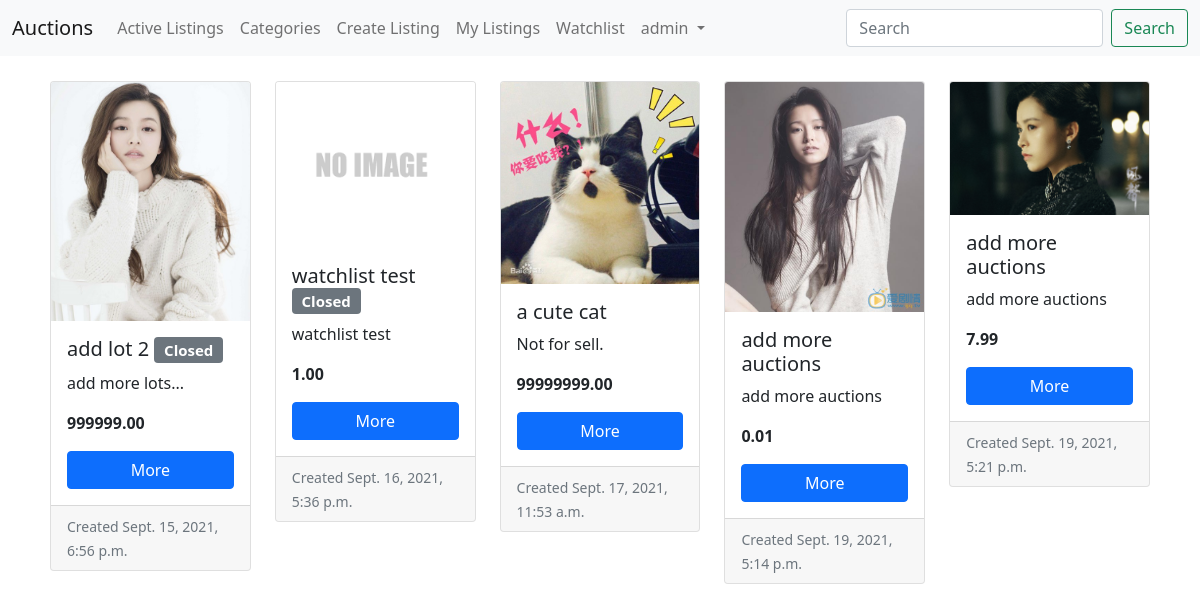
Screenshot of / (signed in) with the database file from the repository.
### auctions/models.py (models this page shows, shortened)
class User(AbstractUser):
    pass

class Lot(models.Model):
    seller = models.ForeignKey(
        User, on_delete=models.CASCADE, related_name="auction_lots")
    buyer = models.ForeignKey(
        User, on_delete=models.SET_NULL, related_name="purchased_lot", null=True)
    active = models.BooleanField(default=True)
    title = models.CharField(max_length=64)
    description = models.TextField()
    bid = MoneyField(max_digits=10, decimal_places=2,
                     default_currency='USD', validators=[
                         MinMoneyValidator(Decimal('0.01')),
                     ])
    image = models.ImageField(upload_to='lot_images/', null=True, blank=True)
    category = models.CharField(max_length=32, null=True, blank=True)
    add_date = models.DateTimeField(auto_now_add=True)

### auctions/views.py (the view)
# urls.py: path("", views.index, name="index"),
def index(request):
    listing = Lot.objects.all()
    return render(request, "auctions/index.html", {
        'listing': listing,
    })

### auctions/templates/auctions/index.html
{% extends "auctions/layout.html" %}
{% load static %}
{% block body %}
<div class="row row-cols-lg-5 row-cols-md-3 row-cols-sm-2 g-4" data-masonry='{"percentPosition": true }'>
    {% for lot in listing %}
    <div class="col">
        <div class="card ">
            <img src="{% if lot.image %}{{ lot.image.url }}{% else %}{% static 'auctions/images/lot_default_pic.png' %}{% endif %}"
                class="card-img-top" alt="Lot's picture">
            <div class="card-body">
                <h5 class="card-title">{{ lot.title }}
                    {% if not lot.active %}
                    <span class="badge bg-secondary">Closed</span>
                    {% endif %}
                </h5>
                <p class="card-text">
                    {% if lot.description|length <= 100 %}{{ lot.description }}{% else %}{{ lot.description|slice:"100" }}...{% endif %}
                </p>
                <p class="card-text">
                    <strong>
                        {{ lot.bid }}
                    </strong>
                </p>
                <div class="d-grid gap-2">
                    <a href="{% url 'lot_detail' lot.pk %}" class="btn btn-primary ">More</a>
                </div>
            </div>
            <div class="card-footer">
                <small class="text-muted">Created {{ lot.add_date }}</small>
            </div>
        </div>
    </div>
    {% endfor %}
    {% endblock %}

### auctions/templates/auctions/layout.html (shortened to what this page needs)
{% load static %}
<!DOCTYPE html>
<html lang="en">
<head>
    <link href="https://cdn.jsdelivr.net/npm/bootstrap@5.1.1/dist/css/bootstrap.min.css" rel="stylesheet"
>
    <link href="{% static 'auctions/styles.css' %}" rel="stylesheet">
</head>
<body>
    <nav class="navbar navbar-expand-lg navbar-light bg-light">
        <div class="container-fluid">
            <a class="navbar-brand" href="{% url 'index' %}">Auctions</a>
            <div class="collapse navbar-collapse" id="navbarSupportedContent">
                <ul class="navbar-nav me-auto mb-2 mb-lg-0">
                    {% with url_name=request.resolver_match.url_name %}
                    <li class="nav-item">
                        <a class="nav-link {% if url_name == 'active_listings' %}active{% endif %}" aria-current="page"
                            href="{% url 'active_listings' %}">Active Listings</a>
                    </li>
                    <li class="nav-item">
                        <a class="nav-link {% if url_name == 'categories' %}active{% endif %}" aria-current="page"
                            href="{% url 'categories' %}">Categories</a>
                    </li>
                    {% if user.is_authenticated %}
                    <li class="nav-item">
                        <a class="nav-link {% if url_name == 'create_listing' %}active{% endif %}" aria-current="page"
                            href="{% url 'create_listing' %}">Create Listing</a>
                    </li>
                    <li class="nav-item">
                        <a class="nav-link {% if url_name == 'user_listings' %}active{% endif %}" aria-current="page"
                            href="{% url 'user_listings' user.pk %}">My Listings</a>
                    </li>
                    <li class="nav-item">
                        <a class="nav-link {% if url_name == 'watchlist' %}active{% endif %}" aria-current="page"
                            href="{% url 'watchlist' user.pk %}">Watchlist</a>
                    </li>
                    <li class="nav-item dropdown">
                        <a class="nav-link dropdown-toggle" href="#" id="navbarDropdown" role="button"
                            data-bs-toggle="dropdown" aria-expanded="false">
                            {{ user.username }}
                        </a>
                    </li>
                    {% endif %}
                    {% endwith %}
                </ul>
                <form class="d-flex">
                    <input class="form-control me-2" type="search" placeholder="Search" aria-label="Search">
                    <button class="btn btn-outline-success" type="submit">Search</button>
                </form>
            </div>
        </div>
    </nav>
    <div class="lot-container container-fluid">
        {% block body %}
        {% endblock %}
    </div>
</body>
</html>

### auctions/static/auctions/styles.css (style rules this page uses)
.lot-container { padding: 25px 50px; }

### rows the page displays
User: username "admin"
Lot: image (picture), title "add lot 2", active "Closed", description "add more lots...", bid "999999.00", add_date "Sept. 15, 2021, 6:56 p.m."
Lot: title "watchlist test", active "Closed", description "watchlist test", bid "1.00", add_date "Sept. 16, 2021, 5:36 p.m."
Lot: image (picture), title "a cute cat", description "Not for sell.", bid "99999999.00", add_date "Sept. 17, 2021, 11:53 a.m."
Lot: image (picture), title "add more auctions", description "add more auctions", bid "0.01", add_date "Sept. 19, 2021, 5:14 p.m."
Lot: image (picture), title "add more auctions", description "add more auctions", bid "7.99", add_date "Sept. 19, 2021, 5:21 p.m."
